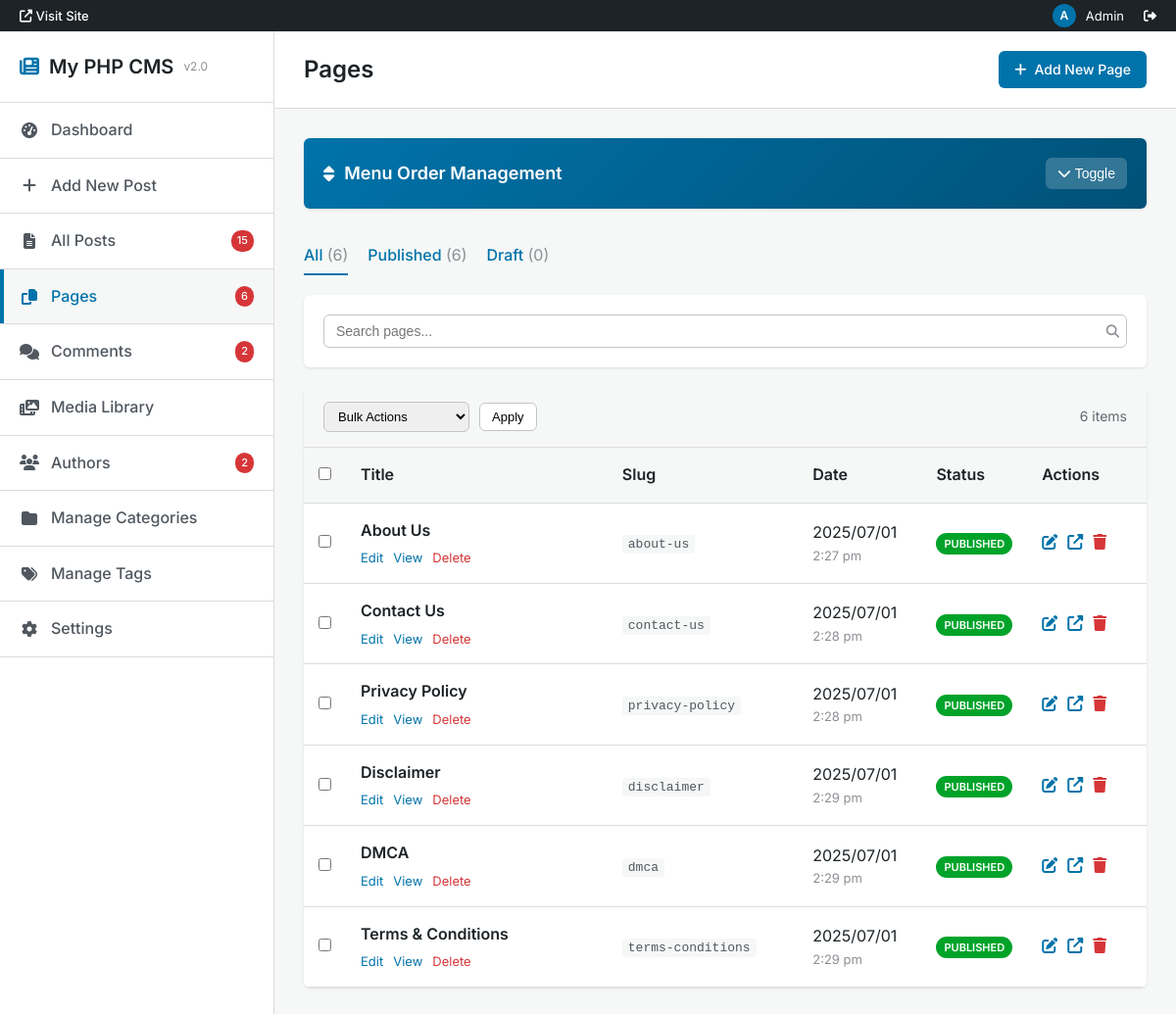
/admin/pages.php (signed in), run on the app's committed database.
### tables this page shows
CREATE TABLE `pages` (
  `id` int(11) NOT NULL,
  `title` varchar(100) NOT NULL,
  `slug` varchar(100) NOT NULL,
  `created_at` timestamp NOT NULL DEFAULT current_timestamp(),
  `content` text DEFAULT NULL,
  `status` enum('draft','published') NOT NULL DEFAULT 'draft',
  `updated_at` datetime DEFAULT current_timestamp() ON UPDATE current_timestamp(),
  `author_id` int(11) DEFAULT 1,
  `excerpt` text DEFAULT NULL,
  `meta_description` text DEFAULT NULL,
  `page_order` int(11) DEFAULT 0,
  `show_in_menu` tinyint(1) DEFAULT 0
);

### admin/pages.php (the view, shortened to what this page needs)
<?php
require 'config.php';
$status_filter = $_GET['status'] ?? 'all';
$search = $_GET['s'] ?? '';
$orderby = $_GET['orderby'] ?? 'page_order';
$order = $_GET['order'] ?? 'ASC';
$page = max(1, (int)($_GET['paged'] ?? 1));
$pages_per_page = 20;
$offset = ($page - 1) * $pages_per_page;
$where_conditions = [];
$params = [];
$types = '';
$where_clause = !empty($where_conditions) ? 'WHERE ' . implode(' AND ', $where_conditions) : '';
$totalPages = $conn->query("SELECT COUNT(*) as count FROM pages")->fetch_assoc()['count'];
$valid_orderby = ['title', 'created_at', 'status', 'slug', 'page_order'];
$orderby = in_array($orderby, $valid_orderby) ? $orderby : 'page_order';
$order = strtoupper($order) === 'DESC' ? 'DESC' : 'ASC';
$count_query = "SELECT COUNT(*) as total FROM pages $where_clause";
$count_stmt = $conn->prepare($count_query);
$count_stmt->execute();
$total_pages_count = $count_stmt->get_result()->fetch_assoc()['total'];
$pages_query = "SELECT * FROM pages $where_clause ORDER BY $orderby $order LIMIT ? OFFSET ?";
$pages_stmt = $conn->prepare($pages_query);
$final_params = array_merge($params, [$pages_per_page, $offset]);
$final_types = $types . 'ii';
$pages_stmt->bind_param($final_types, ...$final_params);
$pages_stmt->execute();
$pages_result = $pages_stmt->get_result();
$totalPosts = $conn->query("SELECT COUNT(*) as count FROM posts")->fetch_assoc()['count'];
$totalAuthors = $conn->query("SELECT COUNT(*) as count FROM authors")->fetch_assoc()['count'];
$totalComments = $conn->query("SELECT COUNT(*) as count FROM comments")->fetch_assoc()['count'];
$status_counts = [];
$status_query = "SELECT status, COUNT(*) as count FROM pages GROUP BY status";
$status_result = $conn->query($status_query);
while ($row = $status_result->fetch_assoc()) {
    $status_counts[$row['status']] = $row['count'];
}
$status_counts['all'] = array_sum($status_counts);
?>
<!DOCTYPE html>
<html lang="en">
<head>
    <link href="https://cdnjs.cloudflare.com/ajax/libs/font-awesome/6.4.0/css/all.min.css" rel="stylesheet">
</head>
<body>
    <div class="wp-admin-bar">
        <a href="../index.php" class="site-name" target="_blank">
            <i class="fas fa-external-link-alt"></i> Visit Site
        </a>
        <div class="user-info">
            <div class="avatar">A</div>
            <span>Admin</span>
            <a href="logout.php" style="color: var(--wp-white); margin-left: 10px;">
                <i class="fas fa-sign-out-alt"></i>
            </a>
        </div>
    </div>
    <div class="wp-admin">
        <nav class="wp-sidebar" id="wpSidebar">
            <div class="wp-sidebar-header">
<h1>
    <i class="fas fa-newspaper" style="color: var(--wp-blue);"></i>
    My PHP CMS
    <span class="version">v2.0</span>
</h1>      </div>
<ul class="wp-menu">
    <li class="wp-menu-item">
        <a href="dashboard.php" class="wp-menu-link">
            <i class="fas fa-tachometer-alt wp-menu-icon"></i>
            Dashboard
        </a>
    </li>
    <li class="wp-menu-item">
        <a href="create.php" class="wp-menu-link">
            <i class="fas fa-plus wp-menu-icon"></i>
            Add New Post
        </a>
    </li>
    <li class="wp-menu-item">
        <a href="posts.php" class="wp-menu-link">
            <i class="fas fa-file-alt wp-menu-icon"></i>
            All Posts
            <span class="wp-menu-badge"><?= $totalPosts ?></span>
        </a>
    </li>
<li class="wp-menu-item">
                    <a href="pages.php" class="wp-menu-link active">
                        <i class="fas fa-copy wp-menu-icon"></i>
                        Pages
                        <span class="wp-menu-badge"><?= $totalPages ?></span>
                    </a>
                </li>
    <li class="wp-menu-item">
        <a href="comments.php" class="wp-menu-link">
            <i class="fas fa-comments wp-menu-icon"></i>
            Comments
            <?php if ($totalComments > 0): ?>
                <span class="wp-menu-badge"><?= $totalComments ?></span>
            <?php endif; ?>
        </a>
    </li>
    <li class="wp-menu-item">
        <a href="media.php" class="wp-menu-link">
            <i class="fas fa-photo-video wp-menu-icon"></i>
            Media Library
        </a>
    </li>
<li class="wp-menu-item">
                    <a href="authors.php" class="wp-menu-link">
                        <i class="fas fa-users wp-menu-icon"></i>
                        Authors
                        <span class="wp-menu-badge"><?= $totalAuthors ?></span>
                    </a>
                </li>
    <li class="wp-menu-item">
        <a href="add_category.php" class="wp-menu-link">
            <i class="fas fa-folder wp-menu-icon"></i>
            Manage Categories
        </a>
    </li>
    <li class="wp-menu-item">
        <a href="add_tag.php" class="wp-menu-link">
            <i class="fas fa-tags wp-menu-icon"></i>
            Manage Tags
        </a>
    </li>
    <li class="wp-menu-item">
        <a href="manage_users.php" class="wp-menu-link">
            <i class="fas fa-cog wp-menu-icon"></i>
            Settings
        </a>
    </li>
</ul>
        </nav>
        <main class="wp-main">
            <header class="wp-header">
                <div style="display: flex; align-items: center; gap: 15px;">
                    <h1>Pages</h1>
                </div>
                <div class="wp-header-actions">
                    <a href="add_page.php" class="wp-button">
                        <i class="fas fa-plus"></i>
                        Add New Page
                    </a>
                </div>
            </header>
            <div class="wp-content">
                <div class="wp-order-section">
                    <div class="wp-order-header">
                        <h3>
                            <i class="fas fa-sort"></i>
                            Menu Order Management
                        </h3>
                        <button class="wp-order-toggle" onclick="toggleOrderSection()">
                            <i class="fas fa-chevron-down" id="orderToggleIcon"></i>
                            Toggle
                        </button>
                    </div>
                </div>
                <div class="wp-status-filters">
                    <a href="?<?= http_build_query(array_merge($_GET, ['status' => 'all'])) ?>"
                       class="wp-status-filter <?= $status_filter === 'all' ? 'current' : '' ?>">
                        All <span class="wp-status-count">(<?= $status_counts['all'] ?? 0 ?>)</span>
                    </a>
                    <a href="?<?= http_build_query(array_merge($_GET, ['status' => 'published'])) ?>"
                       class="wp-status-filter <?= $status_filter === 'published' ? 'current' : '' ?>">
                        Published <span class="wp-status-count">(<?= $status_counts['published'] ?? 0 ?>)</span>
                    </a>
                    <a href="?<?= http_build_query(array_merge($_GET, ['status' => 'draft'])) ?>"
                       class="wp-status-filter <?= $status_filter === 'draft' ? 'current' : '' ?>">
                        Draft <span class="wp-status-count">(<?= $status_counts['draft'] ?? 0 ?>)</span>
                    </a>
                </div>
                <div class="wp-filters-bar">
                    <form method="GET" class="wp-search-box">
                        <input type="text" name="s" class="wp-search-input"
                               placeholder="Search pages..." value="<?= htmlspecialchars($search) ?>">
                        <button type="submit" class="wp-search-button">
                            <i class="fas fa-search"></i>
                        </button>
                    </form>
                </div>
                <div class="wp-pages-table">
                    <form method="POST" id="bulkForm">
                        <div class="wp-bulk-actions">
                            <select name="bulk_action" class="wp-bulk-select">
                                <option value="">Bulk Actions</option>
                            </select>
                            <button type="submit" class="wp-bulk-button" onclick="return confirmBulkAction()">Apply</button>
                            <div style="margin-left: auto; color: var(--wp-gray-600); font-size: 14px;">
                                <?= $total_pages_count ?> items
                            </div>
                        </div>
                        <table class="wp-table">
                            <thead>
                                <tr>
                                    <th class="wp-table-checkbox">
                                        <input type="checkbox" id="select-all" onchange="toggleAllCheckboxes(this)">
                                    </th>
                                    <th class="wp-table-title">
                                        <a href="?<?= http_build_query(array_merge($_GET, ['orderby' => 'title', 'order' => $orderby === 'title' && $order === 'ASC' ? 'DESC' : 'ASC'])) ?>">
                                            Title
                                        </a>
                                    </th>
                                    <th class="wp-table-slug">
                                        <a href="?<?= http_build_query(array_merge($_GET, ['orderby' => 'slug', 'order' => $orderby === 'slug' && $order === 'ASC' ? 'DESC' : 'ASC'])) ?>">
                                            Slug
                                        </a>
                                    </th>
                                    <th class="wp-table-date">
                                        <a href="?<?= http_build_query(array_merge($_GET, ['orderby' => 'created_at', 'order' => $orderby === 'created_at' && $order === 'ASC' ? 'DESC' : 'ASC'])) ?>">
                                            Date
                                        </a>
                                    </th>
                                    <th class="wp-table-status">Status</th>
                                    <th class="wp-table-actions">Actions</th>
                                </tr>
                            </thead>
                            <tbody>
                                <?php if ($pages_result->num_rows === 0): ?>
                                    <tr>
                                        <td colspan="6" style="text-align: center; padding: 40px; color: var(--wp-gray-500);">
                                            <i class="fas fa-copy" style="font-size: 48px; margin-bottom: 15px; opacity: 0.5;"></i>
                                            <div>No pages found</div>
                                            <div style="font-size: 14px; margin-top: 5px;">
                                                <a href="add_page.php" style="color: var(--wp-blue);">Create your first page</a>
                                            </div>
                                        </td>
                                    </tr>
                                <?php else: ?>
                                    <?php while ($page_row = $pages_result->fetch_assoc()): ?>
                                        <tr>
                                            <td>
                                                <input type="checkbox" name="selected_pages[]" value="<?= $page_row['id'] ?>" class="page-checkbox">
                                            </td>
                                            <td>
                                                <div class="wp-page-title">
                                                    <a href="edit_page.php?id=<?= $page_row['id'] ?>">
                                                        <?= htmlspecialchars($page_row['title']) ?>
                                                    </a>
                                                </div>
                                                <div class="wp-page-actions">
                                                    <a href="edit_page.php?id=<?= $page_row['id'] ?>" class="wp-page-action">Edit</a>
                                                    <a href="../page.php?slug=<?= urlencode($page_row['slug']) ?>" class="wp-page-action" target="_blank">View</a>
                                                    <a href="delete_page.php?id=<?= $page_row['id'] ?>" class="wp-page-action danger"
                                                       onclick="return confirm('Are you sure you want to delete this page?')">Delete</a>
                                                </div>
                                            </td>
                                            <td>
                                                <span class="wp-page-slug"><?= htmlspecialchars($page_row['slug']) ?></span>
                                            </td>
                                            <td>
                                                <div><?= date('Y/m/d', strtotime($page_row['created_at'])) ?></div>
                                                <div style="font-size: 13px; color: var(--wp-gray-500);">
                                                    <?= date('g:i a', strtotime($page_row['created_at'])) ?>
                                                </div>
                                            </td>
                                            <td>
                                                <span class="wp-status-badge <?= $page_row['status'] ?? 'published' ?>">
                                                    <?= ucfirst($page_row['status'] ?? 'Published') ?>
                                                </span>
                                            </td>
                                            <td>
                                                <div style="display: flex; gap: 10px;">
                                                    <a href="edit_page.php?id=<?= $page_row['id'] ?>" class="wp-page-action" title="Edit">
                                                        <i class="fas fa-edit"></i>
                                                    </a>
                                                    <a href="../page.php?slug=<?= urlencode($page_row['slug']) ?>" class="wp-page-action" target="_blank" title="View">
                                                        <i class="fas fa-external-link-alt"></i>
                                                    </a>
                                                    <a href="delete_page.php?id=<?= $page_row['id'] ?>" class="wp-page-action danger"
                                                       onclick="return confirm('Are you sure you want to delete this page?')" title="Delete">
                                                        <i class="fas fa-trash"></i>
                                                    </a>
                                                </div>
                                            </td>
                                        </tr>
                                    <?php endwhile; ?>
                                <?php endif; ?>
                            </tbody>
                        </table>
                    </form>
                </div>
            </div>
        </main>
    </div>
</body>
</html>

### data on the page
pages: title "About Us", slug "about-us", created_at "2025/07/01", created_at "2:27 pm", status "PUBLISHED"
pages: title "Contact Us", slug "contact-us", created_at "2025/07/01", created_at "2:28 pm", status "PUBLISHED"
pages: title "Privacy Policy", slug "privacy-policy", created_at "2025/07/01", created_at "2:28 pm", status "PUBLISHED"
pages: title "Disclaimer", slug "disclaimer", created_at "2025/07/01", created_at "2:29 pm", status "PUBLISHED"
pages: title "DMCA", slug "dmca", created_at "2025/07/01", created_at "2:29 pm", status "PUBLISHED"
pages: title "Terms & Conditions", slug "terms-conditions", created_at "2025/07/01", created_at "2:29 pm", status "PUBLISHED"

### other printed values
$totalPosts "15"
$totalPages "6"
$totalComments "2"
$totalAuthors "2"
$status_counts['all'] "6"
$status_counts['published'] "6"
$status_counts['draft'] "0"
$total_pages_count "6"
